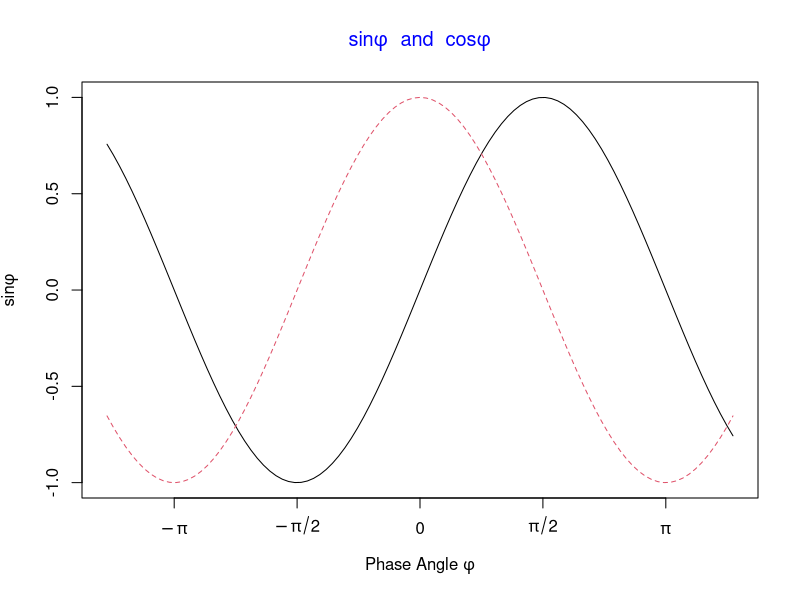
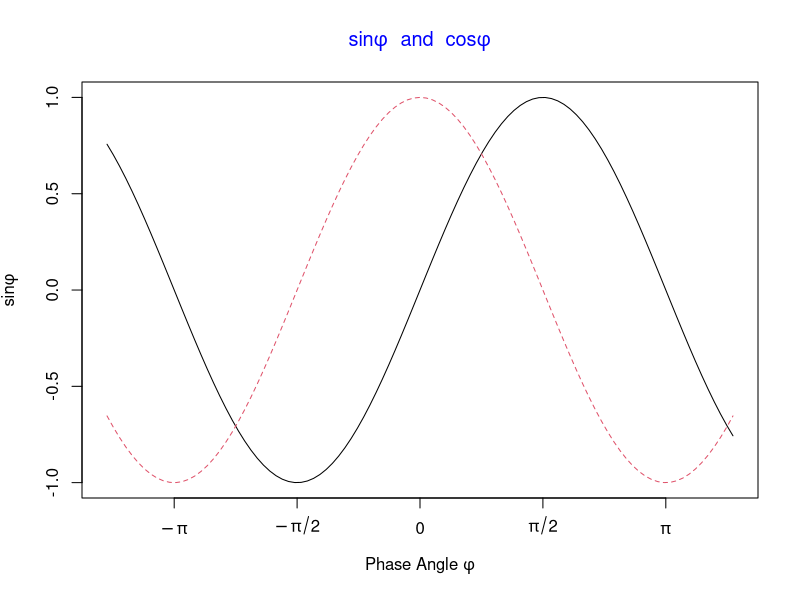
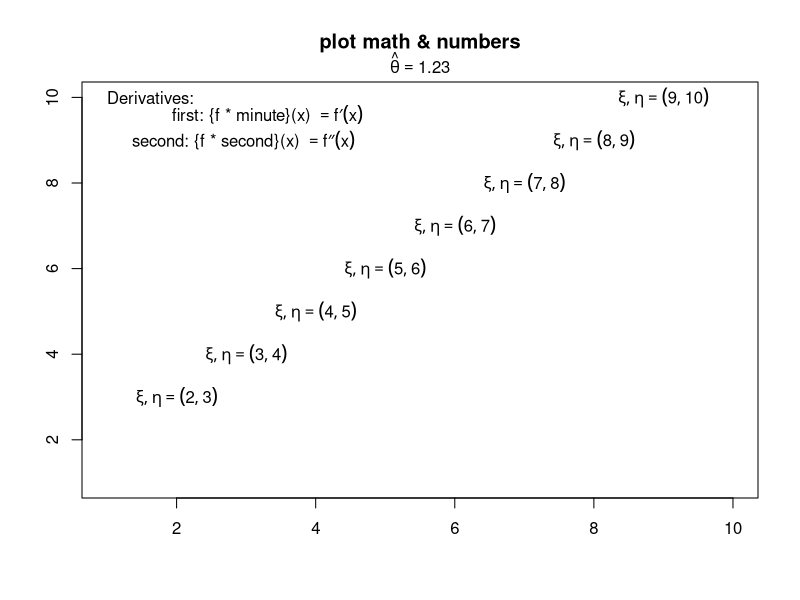
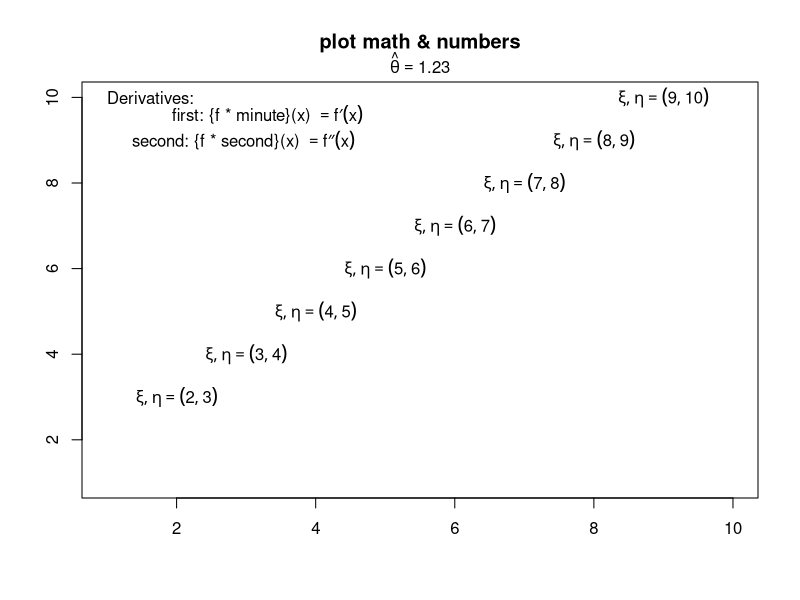
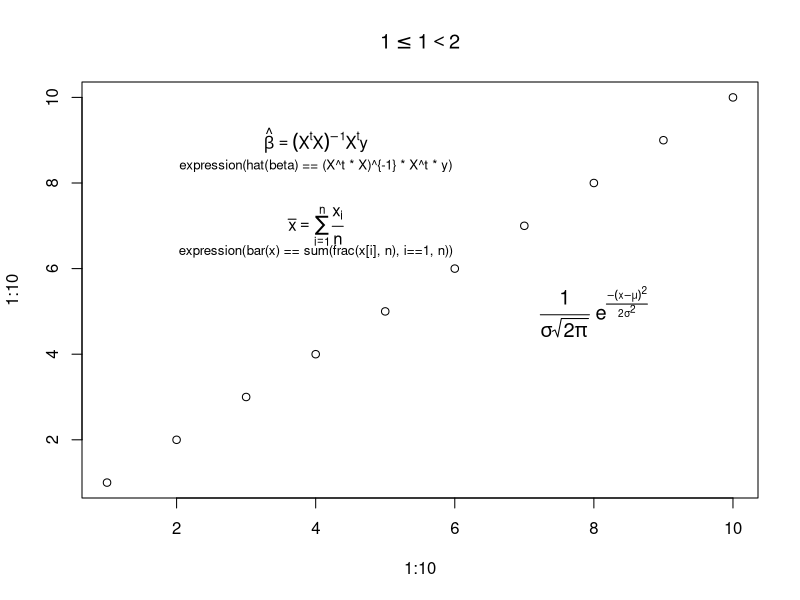
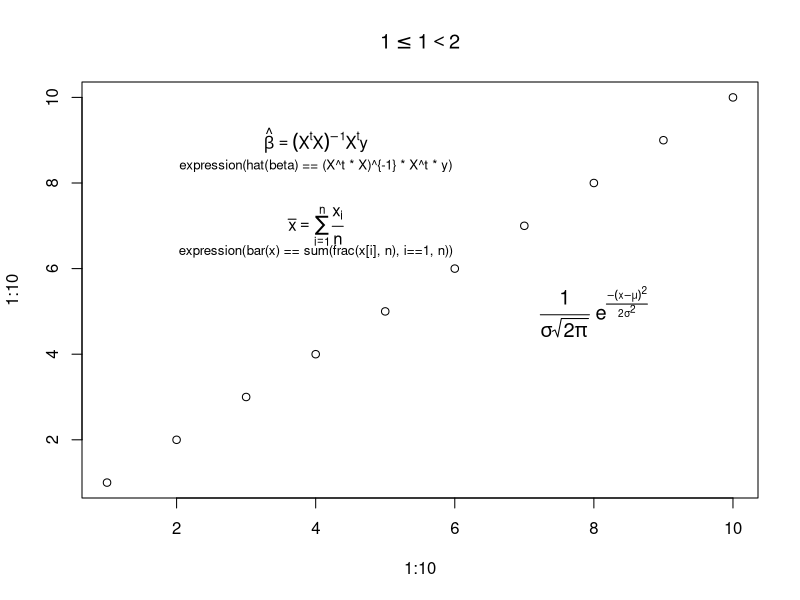
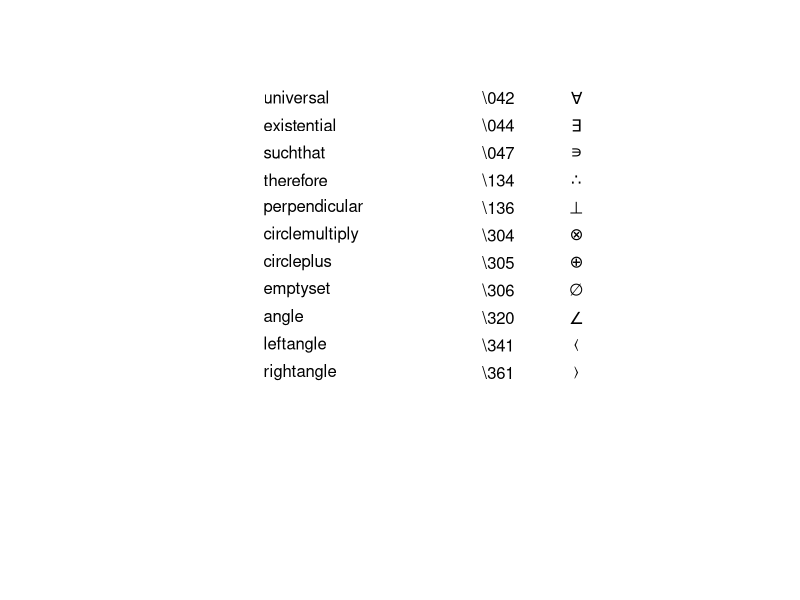
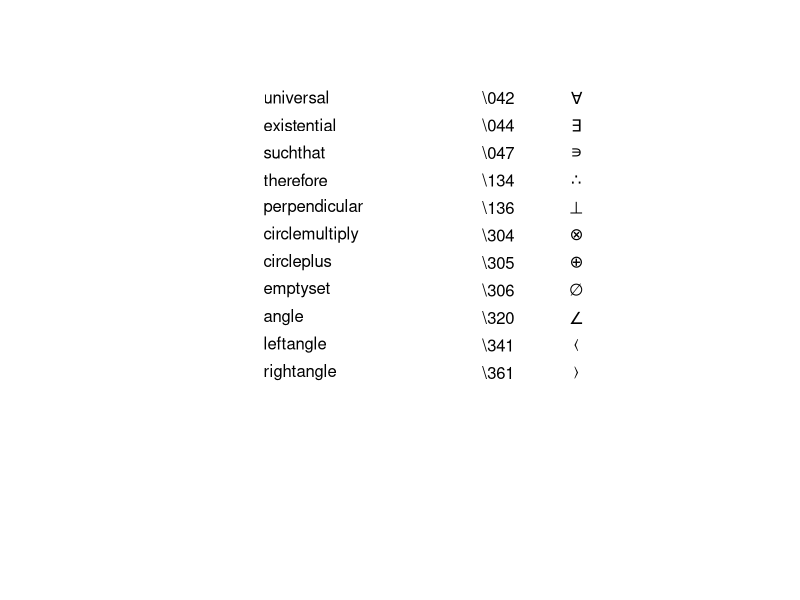

The R source for these figures, in order:
# Examples from grDevices::plotmath helpfil
if (Sys.info()['sysname'] == "Darwin") os <- "macos"
if (Sys.info()['sysname'] == "Linux") os <- "linux"
if (Sys.info()['sysname'] == "Windows") os <- "windows"

library(ragg)
library(glue)

reso <- 300
scl <- reso/72

# Example 1 - ragg
agg_png(glue('img/plotmath-ex1-{os}.png'), units = "px", res = reso, height = scl*480, width = scl*480)
x <- seq(-4, 4, length.out = 101)
y <- cbind(sin(x), cos(x))
matplot(x, y, type = "l", xaxt = "n",
        main = expression(paste(plain(sin) * phi, "  and  ",
                                plain(cos) * phi)),
        ylab = expression("sin" * phi, "cos" * phi), # only 1st is taken
        xlab = expression(paste("Phase Angle ", phi)),
        col.main = "blue")
axis(1, at = c(-pi, -pi/2, 0, pi/2, pi),
     labels = expression(-pi, -pi/2, 0, pi/2, pi))
dev.off()

# Example 1 - png
png(glue('img/plotmath-ex1-{os}-png.png'), units = "px", res = reso, height = scl*480, width = scl*480)
x <- seq(-4, 4, length.out = 101)
y <- cbind(sin(x), cos(x))
matplot(x, y, type = "l", xaxt = "n",
        main = expression(paste(plain(sin) * phi, "  and  ",
                                plain(cos) * phi)),
        ylab = expression("sin" * phi, "cos" * phi), # only 1st is taken
        xlab = expression(paste("Phase Angle ", phi)),
        col.main = "blue")
axis(1, at = c(-pi, -pi/2, 0, pi/2, pi),
     labels = expression(-pi, -pi/2, 0, pi/2, pi))
dev.off()

# Example 2 - ragg
## How to combine "math" and numeric variables :
agg_png(glue('img/plotmath-ex2-{os}.png'), units = "px", res = reso, height = scl*480, width = scl*480)
plot(1:10, type="n", xlab="", ylab="", main = "plot math & numbers")
theta <- 1.23 ; mtext(bquote(hat(theta) == .(theta)), line= .25)
for(i in 2:9)
  text(i, i+1, substitute(list(xi, eta) == group("(",list(x,y),")"),
                          list(x = i, y = i+1)))
## note that both of these use calls rather than expressions.
##
text(1, 10,  "Derivatives:", adj = 0)
text(1, 9.6, expression(
  "             first: {f * minute}(x) " == {f * minute}(x)), adj = 0)
text(1, 9.0, expression(
  "     second: {f * second}(x) "        == {f * second}(x)), adj = 0)
dev.off()

# Example 2 - png
## How to combine "math" and numeric variables :
png(glue('img/plotmath-ex2-{os}-png.png'), units = "px", res = reso, height = scl*480, width = scl*480)
plot(1:10, type="n", xlab="", ylab="", main = "plot math & numbers")
theta <- 1.23 ; mtext(bquote(hat(theta) == .(theta)), line= .25)
for(i in 2:9)
  text(i, i+1, substitute(list(xi, eta) == group("(",list(x,y),")"),
                          list(x = i, y = i+1)))
## note that both of these use calls rather than expressions.
##
text(1, 10,  "Derivatives:", adj = 0)
text(1, 9.6, expression(
  "             first: {f * minute}(x) " == {f * minute}(x)), adj = 0)
text(1, 9.0, expression(
  "     second: {f * second}(x) "        == {f * second}(x)), adj = 0)
dev.off()

# Example 3 - ragg
## note the "{ .. }" trick to get "chained" equations:
agg_png(glue('img/plotmath-ex3-{os}.png'), units = "px", res = reso, height = scl*480, width = scl*480)
plot(1:10, 1:10, main = quote(1 <= {1 < 2}))
text(4, 9, expression(hat(beta) == (X^t * X)^{-1} * X^t * y))
text(4, 8.4, "expression(hat(beta) == (X^t * X)^{-1} * X^t * y)",
     cex = .8)
text(4, 7, expression(bar(x) == sum(frac(x[i], n), i==1, n)))
text(4, 6.4, "expression(bar(x) == sum(frac(x[i], n), i==1, n))",
     cex = .8)
text(8, 5, expression(paste(frac(1, sigma*sqrt(2*pi)), " ",
                            plain(e)^{frac(-(x-mu)^2, 2*sigma^2)})),
     cex = 1.2)
dev.off()

# Example 3 - png
## note the "{ .. }" trick to get "chained" equations:
png(glue('img/plotmath-ex3-{os}-png.png'), units = "px", res = reso, height = scl*480, width = scl*480)
plot(1:10, 1:10, main = quote(1 <= {1 < 2}))
text(4, 9, expression(hat(beta) == (X^t * X)^{-1} * X^t * y))
text(4, 8.4, "expression(hat(beta) == (X^t * X)^{-1} * X^t * y)",
     cex = .8)
text(4, 7, expression(bar(x) == sum(frac(x[i], n), i==1, n)))
text(4, 6.4, "expression(bar(x) == sum(frac(x[i], n), i==1, n))",
     cex = .8)
text(8, 5, expression(paste(frac(1, sigma*sqrt(2*pi)), " ",
                            plain(e)^{frac(-(x-mu)^2, 2*sigma^2)})),
     cex = 1.2)
dev.off()

# Example 4 - ragg
## some other useful symbols
agg_png(glue('img/plotmath-ex4-{os}.png'), units = "px", res = reso, height = scl*480, width = scl*480)
plot.new(); plot.window(c(0,4), c(15,1))
text(1, 1, "universal", adj = 0); text(2.5, 1,  "\\042")
text(3, 1, expression(symbol("\042")))
text(1, 2, "existential", adj = 0); text(2.5, 2,  "\\044")
text(3, 2, expression(symbol("\044")))
text(1, 3, "suchthat", adj = 0); text(2.5, 3,  "\\047")
text(3, 3, expression(symbol("\047")))
text(1, 4, "therefore", adj = 0); text(2.5, 4,  "\\134")
text(3, 4, expression(symbol("\134")))
text(1, 5, "perpendicular", adj = 0); text(2.5, 5,  "\\136")
text(3, 5, expression(symbol("\136")))
text(1, 6, "circlemultiply", adj = 0); text(2.5, 6,  "\\304")
text(3, 6, expression(symbol("\304")))
text(1, 7, "circleplus", adj = 0); text(2.5, 7,  "\\305")
text(3, 7, expression(symbol("\305")))
text(1, 8, "emptyset", adj = 0); text(2.5, 8,  "\\306")
text(3, 8, expression(symbol("\306")))
text(1, 9, "angle", adj = 0); text(2.5, 9,  "\\320")
text(3, 9, expression(symbol("\320")))
text(1, 10, "leftangle", adj = 0); text(2.5, 10,  "\\341")
text(3, 10, expression(symbol("\341")))
text(1, 11, "rightangle", adj = 0); text(2.5, 11,  "\\361")
text(3, 11, expression(symbol("\361")))
dev.off()

# Example 4 - ragg
## some other useful symbols
png(glue('img/plotmath-ex4-{os}-png.png'), units = "px", res = reso, height = scl*480, width = scl*480)
plot.new(); plot.window(c(0,4), c(15,1))
text(1, 1, "universal", adj = 0); text(2.5, 1,  "\\042")
text(3, 1, expression(symbol("\042")))
text(1, 2, "existential", adj = 0); text(2.5, 2,  "\\044")
text(3, 2, expression(symbol("\044")))
text(1, 3, "suchthat", adj = 0); text(2.5, 3,  "\\047")
text(3, 3, expression(symbol("\047")))
text(1, 4, "therefore", adj = 0); text(2.5, 4,  "\\134")
text(3, 4, expression(symbol("\134")))
text(1, 5, "perpendicular", adj = 0); text(2.5, 5,  "\\136")
text(3, 5, expression(symbol("\136")))
text(1, 6, "circlemultiply", adj = 0); text(2.5, 6,  "\\304")
text(3, 6, expression(symbol("\304")))
text(1, 7, "circleplus", adj = 0); text(2.5, 7,  "\\305")
text(3, 7, expression(symbol("\305")))
text(1, 8, "emptyset", adj = 0); text(2.5, 8,  "\\306")
text(3, 8, expression(symbol("\306")))
text(1, 9, "angle", adj = 0); text(2.5, 9,  "\\320")
text(3, 9, expression(symbol("\320")))
text(1, 10, "leftangle", adj = 0); text(2.5, 10,  "\\341")
text(3, 10, expression(symbol("\341")))
text(1, 11, "rightangle", adj = 0); text(2.5, 11,  "\\361")
text(3, 11, expression(symbol("\361")))
dev.off()
